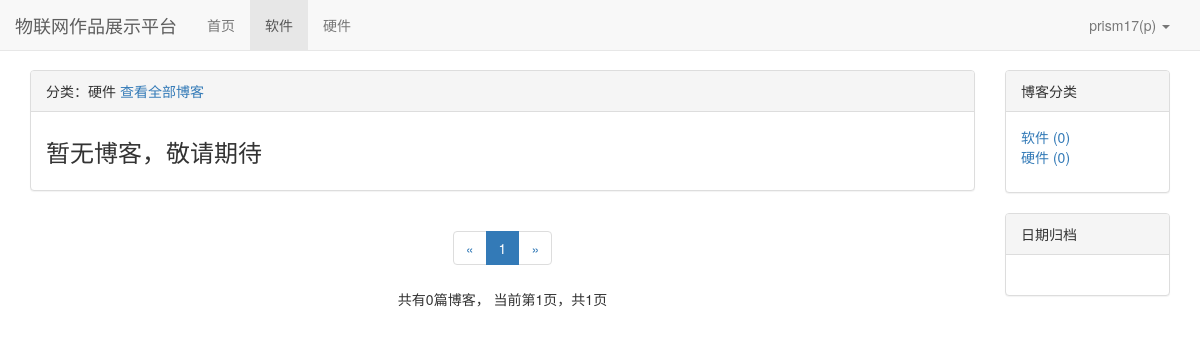
/blog/type/5 (signed in), run on the app's committed database.
### user/models.py (models this page shows, shortened)
class Profile(models.Model):
    user = models.OneToOneField(User, on_delete=models.CASCADE, verbose_name='昵称')
    nickname = models.CharField(max_length=20)

### blog/models.py (models this page shows, shortened)
class BlogType(models.Model):
    type_name = models.CharField(max_length=15)

### blog/views.py (the view)
# urls.py: path('type/<int:blog_type_pk>', views.blogs_with_type, name="blogs_with_type"),
def blogs_with_type(request, blog_type_pk):
    blog_type = get_object_or_404(BlogType, pk=blog_type_pk)
    blogs_all_list = Blog.objects.filter(blog_type=blog_type)
    context = get_blog_list_common_data(request, blogs_all_list)
    context['blog_type'] = blog_type
    return render(request, 'blog/blogs_with_type.html', context)

### user/context_processors.py (called while the page is built)
def login_modal_form(request):
    return {'login_modal_form': LoginForm()}

### user/models.py (called while the page is built)
def get_nickname(self):
    if Profile.objects.filter(user=self).exists():
        profile = Profile.objects.get(user=self)
        return profile.nickname
    else:
        return ''

def has_nickname(self):
    return Profile.objects.filter(user=self).exists()

### blog/templates/blog/blogs_with_type.html (shortened to what this page needs)
{% extends 'blog/blog_list.html' %}
{% block blog_list_title %}
    分类：{{ blog_type.type_name }}
    <a href="{% url 'blog_list' %}">查看全部博客</a>
{% endblock %}

### blog/templates/blog/blog_list.html (shortened to what this page needs)
{% extends 'base.html' %}
{% block nav_blog_active %}active{% endblock %}
{% load staticfiles %}
{% load comment_tags %}
{% load likes_tags %}
{% block header_extends %}
    <link rel="stylesheet" href="{% static 'blog/blog.css' %}">
{% endblock %}
{% block content %}
    <div class="container">
        <div class="row">
            <div class="col-xs-12 col-sm-8 col-md-9 col-lg-10">
                <div class="panel panel-default">
                    <div class="panel-heading">{% block blog_list_title %}博客列表{% endblock %}</div>
                    <div class="panel-body">
                        {% for blog in blogs %}
                            <div class="blog">
                                <h3><a href="{% url 'blog_detail' blog.pk %}">{{ blog.title }}</a></h3>
                                <p class="blog-info">
                                    <span class="glyphicon glyphicon-tag"></span> <a href="{% url 'blogs_with_type' blog.blog_type.pk %}">{{ blog.blog_type }}</a>&nbsp;&nbsp;
                                    <span class="glyphicon glyphicon-time"></span> {{ blog.created_time|date:"Y-m-d" }}&nbsp;&nbsp;
                                    阅读({{ blog.get_read_num }})&nbsp;&nbsp;
                                    评论({% get_comment_count blog %})&nbsp;&nbsp;
                                    点赞({% get_like_count blog %})
                                </p>
                                <p>{{ blog.content|striptags|truncatechars:120 }}</p>
                            </div>
                        {% empty %}
                            <div class="blog">
                                <h3>暂无博客，敬请期待</h3>
                            </div>
                        {% endfor %}
                    </div>
                </div>
                <div class="paginator">
                    <ul class="pagination">
                        <li>
                            {% if page_of_blogs.has_previous %}
                                <a href="?page={{ page_of_blogs.previous_page_number }}" aria-label="Previous">
                                    <span aria-hidden="true">&laquo;</span>
                                </a>
                            {% else %}
                                <span aria-hidden="true">&laquo;</span>
                            {% endif %}
                        </li>
                        {% for page_num in page_range %}
                            {% if page_num == page_of_blogs.number %}
                                <li class="active"><span>{{ page_num }}</span></li>
                            {% else %}
                                {% if page_num == '...' %}
                                    <li><span>{{ page_num }}</span></li>
                                {% else %}
                                    <li><a href="?page={{ page_num }}">{{ page_num }}</a></li>
                                {% endif %}
                            {% endif %}
                        {% endfor %}
                        <li>
                            {% if page_of_blogs.has_next %}
                                <a href="?page={{ page_of_blogs.next_page_number }}" aria-label="Next">
                                    <span aria-hidden="true">&raquo;</span>
                                </a>
                            {% else %}
                                <span aria-hidden="true">&raquo;</span>
                            {% endif %}
                        </li>
                    </ul>
                    <p>
                        共有{{ page_of_blogs.paginator.count }}篇博客，
                        当前第{{ page_of_blogs.number }}页，共{{ page_of_blogs.paginator.num_pages }}页
                    </p>
                </div>
            </div>
            <div class="hidden-xs col-sm-4 col-md-3 col-lg-2">
                <div class="panel panel-default">
                    <div class="panel-heading">博客分类</div>
                    <div class="panel-body">
                        <ul class="blog-types">
                            {% for blog_type in blog_types %}
                                <li>
                                    <a href="{% url 'blogs_with_type' blog_type.pk %}">
                                        {{ blog_type.type_name }} ({{ blog_type.blog_count }})
                                    </a>
                                </li>
                            {% empty %}
                                <li>暂无分类</li>
                            {% endfor %}
                        </ul>
                    </div>
                </div>
                <div class="panel panel-default">
                    <div class="panel-heading">日期归档</div>
                    <div class="panel-body">
                    </div>
                </div>
            </div>
        </div>
    </div>
{% endblock %}

### templates/base.html (shortened to what this page needs)
{% load staticfiles %}
<!DOCTYPE html>
<html lang="zh-CN">
<head>
    <link rel="stylesheet" href="{% static 'base.css' %}">
    <link rel="stylesheet" href="{% static 'bootstrap-3.3.7/css/bootstrap.min.css' %}">
    {% block header_extends %}{% endblock %}
</head>
<body>
    <div class="navbar navbar-default navbar-fixed-top" role="navigation">
        <div class="container-fluid">
            <div class="navbar-header">
                <a class="navbar-brand" href="{% url 'home' %}">物联网作品展示平台</a>
            </div>
            <div id="navbar-collapse" class="collapse navbar-collapse">
                <ul class="nav navbar-nav">
                    <li class="{% block nav_home_active %}{% endblock %}">
                        <a href="{% url 'home' %}">首页</a>
                    </li>
                    <li class="{% block nav_blog_active %}{% endblock %}">
                        <a href="{% url 'blog_list' %}">软件</a>
                    </li>
                    <li class="{% block nav_hardware_active %}{% endblock %}">
                        <a href="{% url 'hardware' %}">硬件</a>
                    </li>
                </ul>
                <ul class="nav navbar-nav navbar-right">
                    {% if not user.is_authenticated %}
                        <li>
                            <a href="{% url 'login' %}?from={{ request.get_full_path }}">登录</a>
                        </li>
                        <li>
                            <a href="{% url 'register' %}?from={{ request.get_full_path }}">注册</a>
                        </li>
                    {% else %}
                        <li class="dropdown">
                            <a href="#" class="dropdown-toggle" data-toggle="dropdown" role="button">
                                {% if user.has_nickname %}
                                    {{ user.username }}({{ user.get_nickname }})
                                {% else %}
                                    {{ user.username }}
                                {% endif %}
                                <span class="caret"></span>
                            </a>
                        </li>
                    {% endif %}
                </ul>
            </div>
        </div>
    </div>
    {% block content %}{% endblock %}
</body>
</html>

### static/base.css (style rules this page uses)
* { margin: 0; padding: 0; }
body { margin-top: 70px!important; }
ul { list-style-type: none!important; }
ul.navbar-right { margin-right: 0; }

### blog/static/blog/blog.css (style rules this page uses)
ul.blog-types { list-style-type: none; }
div.blog h3 { margin-top: 0.5em; }
div.paginator { text-align: center; }

### data on the page
BlogType: type_name "硬件", blog_count "0"
BlogType: type_name "软件", blog_count "0"

### other printed values
{{ user.username }} "prism17"
{{ user.get_nickname }} "p"
{{ page_num }} "1"
{{ page_of_blogs.paginator.count }} "0"
{{ page_of_blogs.number }} "1"
{{ page_of_blogs.paginator.num_pages }} "1"
